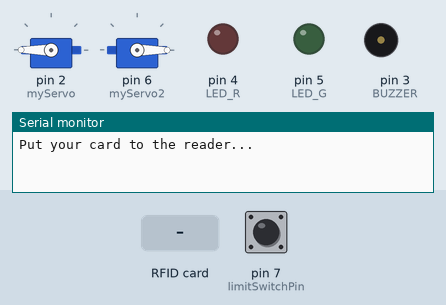
Simulated run of this sketch. Board: Arduino Uno, built with avr-gcc and run on an emulated ATmega328P. On the bench: 2 × servo, output pins drawn as LEDs (lit = HIGH), buzzer (waves = sounding), the last lines printed to the serial monitor. The test bench sets the inputs (shaded band); at power-on: pin 7 (limitSwitchPin) LOW. Pins used as bus, display or sensor lines are not drawn.

Above: at 1.2 s.
1.3 s: RFID card 5E 7A 19 C4 held to the reader
At 2.1 s:
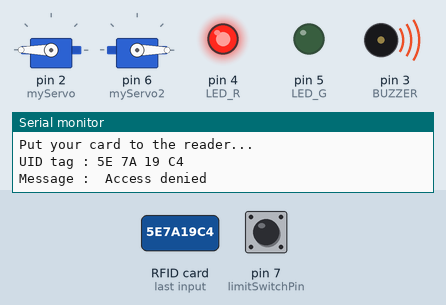
Timing chart, 0 to 8.8 s (numbered marks = the images above; inputs shaded):
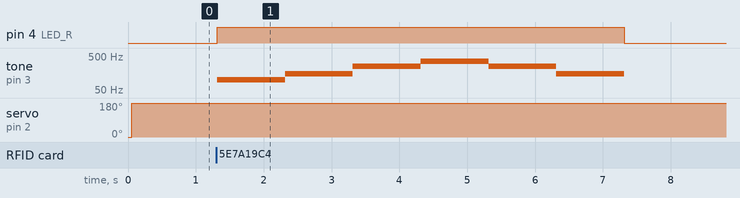

The sketch:

updatePROJECT.ino
```cpp
#include <SPI.h>
#include <MFRC522.h>
#include <Servo.h>

#define SS_PIN 10
#define RST_PIN 9
#define LED_G 5 //define green LED pin
#define LED_R 4 //define red LED
#define BUZZER 3 //buzzer pin
const int limitSwitchPin = 7; // Pin connected to the NO terminal of the switch
int switchState = 0;
MFRC522 mfrc522(SS_PIN, RST_PIN);   // Create MFRC522 instance.
Servo myServo; //define servo name
Servo myServo2;

void setup()
{
  Serial.begin(9600);   // Initiate a serial communication
  SPI.begin();      // Initiate  SPI bus
  mfrc522.PCD_Init();   // Initiate MFRC522
  myServo.attach(2); //servo pin
  myServo.write(0); //servo start position
  myServo2.attach(6);
  myServo2.write(0);
  pinMode(LED_G, OUTPUT);
  pinMode(LED_R, OUTPUT);
  pinMode(BUZZER, OUTPUT);
  noTone(BUZZER);
  pinMode(limitSwitchPin, INPUT); // Set pin as input
  Serial.begin(9600); // Start serial communication
  Serial.println("Put your card to the reader...");
  Serial.println();

}
void loop()
{
  switchState = digitalRead(limitSwitchPin); // Read the state of the switch
  myServo.write(180);
  myServo2.write(0);

  // Look for new cards
  if ( ! mfrc522.PICC_IsNewCardPresent())
  {
    return;
  }
  // Select one of the cards
  if ( ! mfrc522.PICC_ReadCardSerial())
  {
    tone(BUZZER, 300);
    delay(300);
    noTone(BUZZER);
    myServo.write(180);
    return;
  }

  //Show UID on serial monitor
  Serial.print("UID tag :");
  String content= "";
  byte letter;
  for (byte i = 0; i < mfrc522.uid.size; i++)
  {
     Serial.print(mfrc522.uid.uidByte[i] < 0x19 ? " 0" : " ");
     Serial.print(mfrc522.uid.uidByte[i], HEX);
     content.concat(String(mfrc522.uid.uidByte[i] < 0x19 ? " 0" : " "));
     content.concat(String(mfrc522.uid.uidByte[i], HEX));
  }
  Serial.println();

  Serial.print("Message : ");
  content.toUpperCase();


  if (content.substring(1) == "C3 52 29 010") //change here the UID of the card/cards that you want to give access
  {
    Serial.println("Authorized access");
    Serial.println();
    delay(500);
    digitalWrite(LED_G, HIGH);
    tone(BUZZER, 500);
    delay(300);
    noTone(BUZZER);
    myServo.write(0);
    delay(2000);
    myServo2.write(90);
    delay(2000);
    myServo2.write(30);
    delay(500);
    myServo2.write(0);
    delay(2000);
    myServo.write(180);
    delay(2000);
    digitalWrite(LED_G, LOW);
  }

 else   {
    Serial.println(" Access denied");
    digitalWrite(LED_R, HIGH);
    tone(BUZZER, 100);
    delay(1000);
    tone(BUZZER, 150);
    delay(1000);
    tone(BUZZER, 250);
    delay(1000);
    tone(BUZZER, 350);
    delay(1000);
    tone(BUZZER, 250);
    delay(1000);
    tone(BUZZER, 150);
    delay(1000);
    digitalWrite(LED_R, LOW);
    noTone(BUZZER);
  }

}
```

Measured:
- after the input at 1.3 s, pin 4 (LED_R): LOW → HIGH at once, → LOW 6.0 s later; tone on pin 3 (BUZZER): plays 100 Hz for 1.0 s, 150 Hz for 1.0 s, 250 Hz for 1.0 s, 350 Hz for 1.0 s, 250 Hz for 1.0 s, 150 Hz for 1.0 s, starting at once
